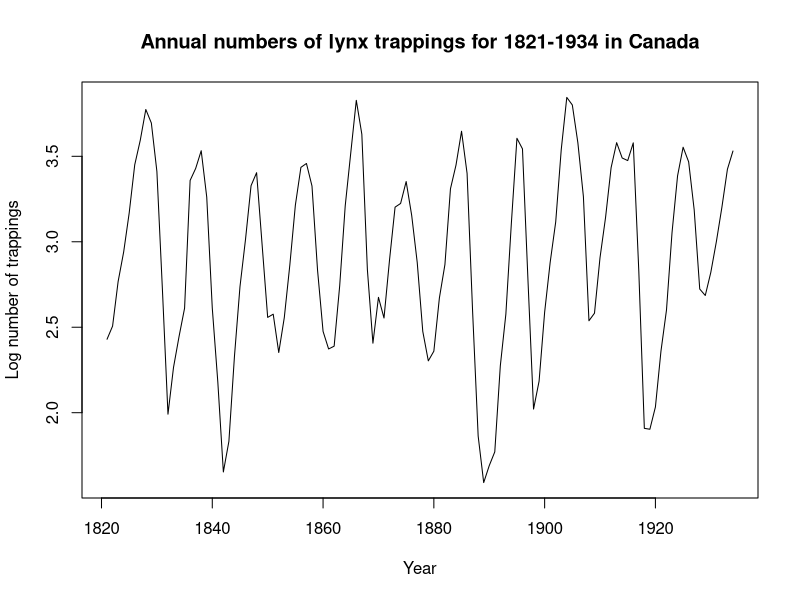
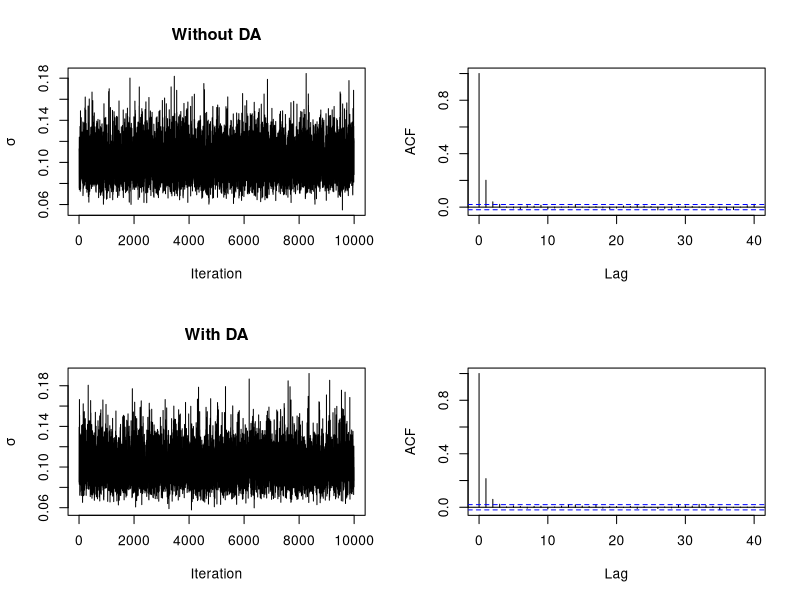
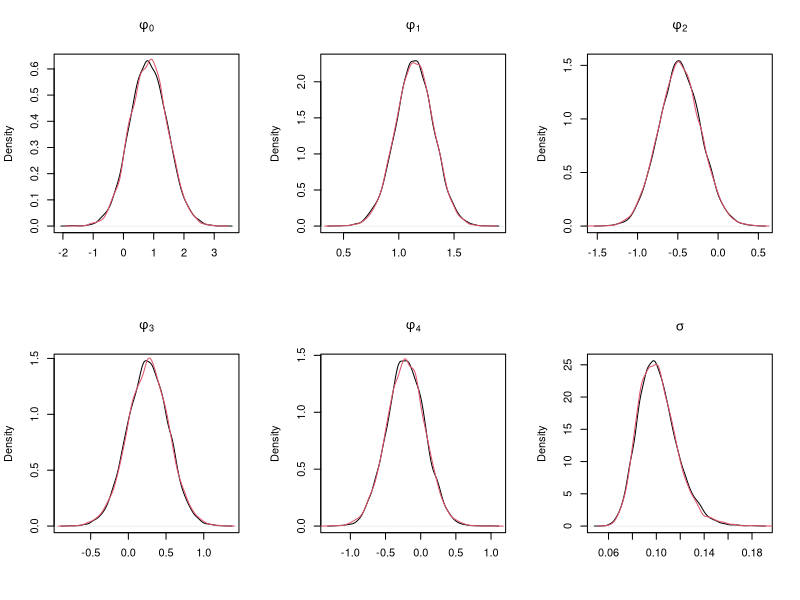

Recreate these plots in R, in order.
################################################################################
#
#  Bayesian linear regression
#  with Normal or Normal-Gamma prior for coefficients
#
################################################################################
#
# Analysing the Canadian Lynx data
# Moran (1953) fit an AR(2) model:
# y(t) = 1.05 + 1.41*y(t-1) - 0.77*y(t-2) + e(t)
#
# Moran (1953) The Statistical Analysis of the Canadian Lynx Cycle.
# Australian Journal of Zoology, 1, pp 163-173.
#
################################################################################
rm(list = ls())

den.ng = function(phi,lambda,gamma){
  abs(phi)^(gamma-0.5)*besselK(abs(phi)/lambda,gamma-1/2)/(sqrt(pi)*2^(gamma-0.5)*lambda^(gamma+0.5))
}

logden.phi = function(phi,m,v,gamma,lambda){
  dnorm(phi,m,sqrt(v),log=TRUE)+(gamma-0.5)*log(abs(phi))+
    log(besselK(abs(phi)/lambda,gamma-1/2))
}

logden = function(psi,gamma,lambda,phi){
  (gamma-1.5)*log(psi)-0.5*(psi/lambda^2+phi^2/psi)
}

data(lynx)
y = log10(lynx)
n = length(y)  
year = 1821:1934

par(mfrow=c(1,1))
plot(year,y,xlab="Year",ylab="Log number of trappings",main="",type="l")
title("Annual numbers of lynx trappings for 1821-1934 in Canada")

# Fitting an Gaussian AR(p) model
# -------------------------------
p  = 20
yy = y[(p+1):n]
X  = cbind(1,y[p:(n-1)])
for (k in 2:p)
  X = cbind(X,y[(p-k+1):(n-k)])

# ML estimation
phi.ols = lm(yy~X-1)$coef

# Bayesian inference: 
# Hyperparameter & sufficient statistics
# --------------------------------------
# sigma
c0 = 2.5
d0 = 2.5
par1  = c0+(n-p)/2

# phi
lambda = 0.4
gamma  = 0.8

# Sufficient statistics 
XtX   = t(X)%*%X
Xty   = t(X)%*%yy

# MCMC set-up
M0    = 1000
M     = 10000
niter = M0+M
sd.phi = 0.25

# Bayesian inference: normal-gamma prior
# --------------------------------------
sd.psi   = 0.01 
draws    = matrix(0,niter,p+2)
phi      = phi.ols
psi      = rep(1,p+1)
for (iter in 1:(niter)){
  # full conditional of sigma2
  par2 = d0+sum((yy-X%*%phi)^2)/2
  sig2 = 1/rgamma(1,par1,par2)
  
  # full conditional of phi
  V   = solve(XtX/sig2+diag(1/psi))
  m   = V%*%(Xty/sig2)
  phi = m + t(chol(V))%*%rnorm(p+1)
  
  for (i in 1:(p+1)){
    yyy = yy-X[,-i]%*%phi[-i]
    v = sig2/sum(X[,i]^2)
    m = sum(yyy*X[,i])/sum(X[,i]^2)
    phii = rnorm(1,phi[i],sd.phi)
    nume = logden.phi(phii,m,v,gamma,lambda)
    deno = logden.phi(phi[i],m,v,gamma,lambda)
    log.alpha = min(0,nume-deno)
    if (log(runif(1))<log.alpha){
      phi[i] = phii
    } 
  }
  
  # storing draws
  draws[iter,] = c(phi,sig2)
}
draws1 = draws[(M0+1):niter,]


# Bayesian inference: normal-gamma prior (using data augmentation)
# ----------------------------------------------------------------
sd.psi   = 0.01 
draws    = matrix(0,niter,p+2)
phi      = phi.ols
psi      = rep(1,p+1)
for (i in 1:(niter)){
  # full conditional of sigma2
  par2 = d0+sum((yy-X%*%phi)^2)/2
  sig2 = 1/rgamma(1,par1,par2)
  
  # full conditional of phi
  V   = solve(XtX/sig2+diag(1/psi))
  m   = V%*%(Xty/sig2)
  phi = m + t(chol(V))%*%rnorm(p+1)
  
  # full conditional of psi
  for (j in 1:(p+1)){
    psi1 = rlnorm(1,psi[j],sd.psi)
    if (psi1>0){
      nume = logden(psi1,gamma,lambda,phi[j])-dlnorm(psi1,psi[j],sd.psi,log=TRUE)
      deno = logden(psi[j],gamma,lambda,phi[j])-dlnorm(psi[j],psi1,sd.psi,log=TRUE)
      log.alpha = min(0,nume-deno)
      if (log(runif(1))<log.alpha){
        psi[j] = psi1
      }     
    } 
  }
  
  # storing draws
  draws[i,] = c(phi,sig2)
}
draws2 = draws[(M0+1):niter,]

par(mfrow=c(2,2))
ts.plot(draws1[,(p+2)],xlab="Iteration",ylab=expression(sigma),main="Without DA")
acf(draws1[,(p+2)],main="")
ts.plot(draws2[,(p+2)],xlab="Iteration",ylab=expression(sigma),main="With DA")
acf(draws2[,(p+2)],main="")

par(mfrow=c(2,3))
plot(density(draws1[,1]),main=expression(phi[0]),xlab="")
lines(density(draws2[,1]),col=2)

plot(density(draws1[,2]),main=expression(phi[1]),xlab="")
lines(density(draws2[,2]),col=2)

plot(density(draws1[,3]),main=expression(phi[2]),xlab="")
lines(density(draws2[,3]),col=2)

plot(density(draws1[,4]),main=expression(phi[3]),xlab="")
lines(density(draws2[,4]),col=2)

plot(density(draws1[,5]),main=expression(phi[4]),xlab="")
lines(density(draws2[,5]),col=2)

plot(density(draws1[,p+2]),main=expression(sigma),xlab="")
lines(density(draws2[,p+2]),col=2)